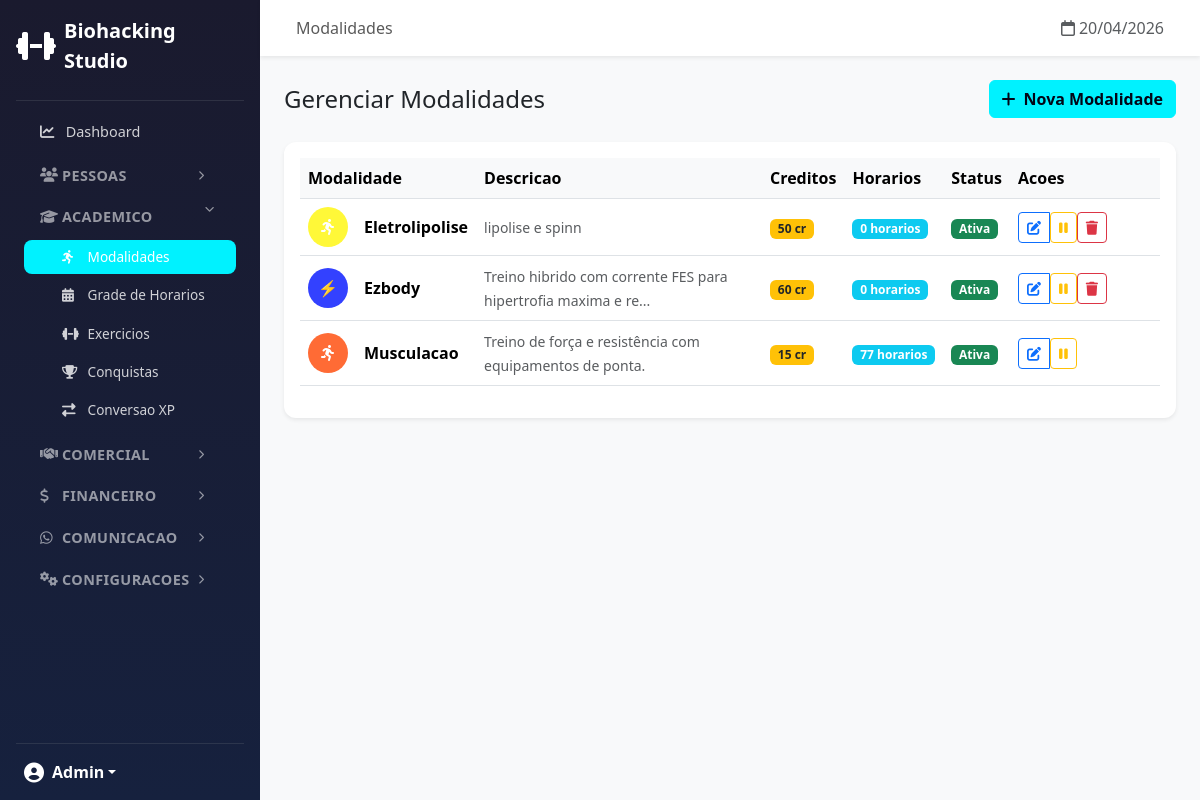
/admin/modalities/ (signed in), run on the app's committed database.
### app/models/user.py (models this page shows, shortened)
class User(UserMixin, db.Model):
    __tablename__ = 'users'
    id = db.Column(db.Integer, primary_key=True)
    name = db.Column(db.String(100), nullable=False)
    email = db.Column(db.String(120), unique=True, nullable=False)
    phone = db.Column(db.String(20), nullable=False)
    password_hash = db.Column(db.String(256), nullable=False)
    cpf = db.Column(db.String(14), nullable=True)  # Formato: 123.456.789-00
    gender = db.Column(db.Enum(Gender), nullable=True)
    role = db.Column(db.String(20), default='student')
    xp = db.Column(db.Integer, default=0)  # XP total historico (para ranking)
    level = db.Column(db.Integer, default=1)
    xp_available = db.Column(db.Integer, default=0)  # XP disponivel para conversao (janela 3 meses)
    credits_balance = db.Column(db.Integer, default=0)  # Total de creditos ativos (wallets)
    face_encoding = db.Column(db.LargeBinary, nullable=True)
    face_encoding_version = db.Column(db.String(10), default='v1')
    face_registered_at = db.Column(db.DateTime, nullable=True)
    face_last_recognized = db.Column(db.DateTime, nullable=True)
    face_confidence_threshold = db.Column(db.Float, default=0.6)
    photo_url = db.Column(db.String(255))
    referral_code = db.Column(db.String(12), unique=True, nullable=True)
    professional_type = db.Column(db.Enum(ProfessionalType), nullable=True)
    base_commission_rate = db.Column(db.Numeric(5, 2), nullable=True)
    is_active = db.Column(db.Boolean, default=True)
    created_at = db.Column(db.DateTime, default=datetime.utcnow)
    updated_at = db.Column(db.DateTime, default=datetime.utcnow, onupdate=datetime.utcnow)
    last_login = db.Column(db.DateTime)

### app/models/modality.py (models this page shows, shortened)
class Modality(db.Model):
    __tablename__ = 'modalities'
    id = db.Column(db.Integer, primary_key=True)
    name = db.Column(db.String(100), nullable=False)
    description = db.Column(db.Text)
    color = db.Column(db.String(7), default='#FF6B35')
    icon = db.Column(db.String(50))  # Emoji ou FontAwesome
    is_active = db.Column(db.Boolean, default=True)
    credits_cost = db.Column(db.Integer, default=1, nullable=False)
    default_duration = db.Column(db.Integer, default=60, nullable=False) # em minutos
    is_featured = db.Column(db.Boolean, default=False)  # Destaque na landing page
    requires_gender_segregation = db.Column(db.Boolean, default=False)
    created_at = db.Column(db.DateTime, default=datetime.utcnow)
    updated_at = db.Column(db.DateTime, default=datetime.utcnow, onupdate=datetime.utcnow)
    schedules = db.relationship('ClassSchedule', backref='modality', lazy=True)

### app/routes/admin/modalities.py (the view)
@modalities_bp.route('/')
@login_required
@admin_required
def list_modalities():
    modalities = Modality.query.order_by(Modality.name).all()
    return render_template('admin/modalities/list.html', modalities=modalities)

### app/models/notification.py (called while the page is built)
    @classmethod
    def get_unread_count(cls, user_id):
        return cls.query.filter_by(user_id=user_id, is_read=False).count()

### app/routes/admin/dashboard.py (called while the page is built)
def admin_required(f):
    @wraps(f)
    def decorated_function(*args, **kwargs):
        if not current_user.is_authenticated or current_user.role != 'admin':
            abort(403)
        return f(*args, **kwargs)
    return decorated_function

### app/templates/admin/modalities/list.html (shortened to what this page needs)
{% extends "admin/base.html" %}
{% block page_title %}Modalidades{% endblock %}
{% block content %}
<div class="d-flex justify-content-between align-items-center mb-4">
    <h4 class="mb-0">Gerenciar Modalidades</h4>
    <a href="{{ url_for('admin_modalities.create_modality') }}" class="btn btn-primary">
        <i class="fas fa-plus me-2"></i>Nova Modalidade
    </a>
</div>
<div class="card">
    <div class="card-body">
        {% if modalities %}
        <div class="table-responsive">
            <table class="table table-hover align-middle">
                <thead>
                    <tr>
                        <th>Modalidade</th>
                        <th>Descricao</th>
                        <th>Creditos</th>
                        <th>Horarios</th>
                        <th>Status</th>
                        <th style="width: 150px;">Acoes</th>
                    </tr>
                </thead>
                <tbody>
                    {% for modality in modalities %}
                    <tr class="{{ 'table-secondary' if not modality.is_active }}">
                        <td>
                            <div class="d-flex align-items-center">
                                <div class="rounded-circle me-3 d-flex align-items-center justify-content-center"
                                    style="width: 40px; height: 40px; background-color: {{ modality.color }};">
                                    {% if modality.icon %}
                                    <span class="text-white">{{ modality.icon }}</span>
                                    {% else %}
                                    <i class="fas fa-running text-white"></i>
                                    {% endif %}
                                </div>
                                <strong>{{ modality.name }}</strong>
                            </div>
                        </td>
                        <td>
                            <small class="text-muted">{{ modality.description[:60] if modality.description else '-' }}{{
                                '...' if modality.description and modality.description|length > 60 }}</small>
                        </td>
                        <td>
                            <span class="badge bg-warning text-dark">{{ modality.credits_cost }} cr</span>
                        </td>
                        <td>
                            <span class="badge bg-info">{{ modality.schedules|length }} horarios</span>
                        </td>
                        <td>
                            {% if modality.is_active %}
                            <span class="badge bg-success">Ativa</span>
                            {% else %}
                            <span class="badge bg-secondary">Inativa</span>
                            {% endif %}
                        </td>
                        <td>
                            <div class="btn-group">
                                <a href="{{ url_for('admin_modalities.edit_modality', id=modality.id) }}"
                                    class="btn btn-sm btn-outline-primary" title="Editar">
                                    <i class="fas fa-edit"></i>
                                </a>
                                <form action="{{ url_for('admin_modalities.toggle_modality', id=modality.id) }}"
                                    method="POST" class="d-inline">
                                    <button type="submit"
                                        class="btn btn-sm btn-outline-{{ 'warning' if modality.is_active else 'success' }}"
                                        title="{{ 'Desativar' if modality.is_active else 'Ativar' }}">
                                        <i class="fas fa-{{ 'pause' if modality.is_active else 'play' }}"></i>
                                    </button>
                                </form>
                                {% if not modality.schedules %}
                                <form action="{{ url_for('admin_modalities.delete_modality', id=modality.id) }}"
                                    method="POST" class="d-inline"
                                    onsubmit="return confirm('Tem certeza que deseja excluir esta modalidade?')">
                                    <button type="submit" class="btn btn-sm btn-outline-danger" title="Excluir">
                                        <i class="fas fa-trash"></i>
                                    </button>
                                </form>
                                {% endif %}
                            </div>
                        </td>
                    </tr>
                    {% endfor %}
                </tbody>
            </table>
        </div>
        {% endif %}
    </div>
</div>
{% endblock %}

### app/templates/admin/_sidebar_nav.html (shortened to what this page needs)
{% set ep = request.endpoint or '' %}
{% set grp_pessoas   = 'users' in ep %}
{% set grp_academico = 'modalities' in ep or 'schedules' in ep or 'exercises' in ep or 'achievements' in ep or 'conversion_rules' in ep %}
{% set grp_comercial = 'crm' in ep or 'packages' in ep %}
{% set grp_financeiro= 'payments' in ep or 'expenses' in ep or 'split' in ep %}
{% set grp_comunic   = ('whatsapp' in ep and 'megaapi' not in ep) %}
{% set grp_config    = 'megaapi' in ep or 'nupay' in ep or ('settings' in ep and 'megaapi' not in ep) or 'lgpd' in ep or 'maintenance' in ep or ep == 'admin_schedules.gender_management' %}
<ul class="nav nav-pills flex-column mb-auto sidebar-nav">
    <li class="nav-item">
        <a href="{{ url_for('admin.dashboard') }}"
           class="nav-link {% if ep == 'admin.dashboard' %}active{% endif %}">
            <i class="fas fa-chart-line"></i> Dashboard
        </a>
    </li>
    <li class="nav-item nav-group">
        <a class="nav-link nav-group-toggle {% if grp_pessoas %}open{% endif %}"
           data-bs-toggle="collapse" href="#grpPessoas" role="button"
           aria-expanded="{{ 'true' if grp_pessoas else 'false' }}">
            <i class="fas fa-users"></i> Pessoas
            <i class="fas fa-chevron-right nav-arrow"></i>
        </a>
    </li>
    <li class="nav-item nav-group">
        <a class="nav-link nav-group-toggle {% if grp_academico %}open{% endif %}"
           data-bs-toggle="collapse" href="#grpAcademico" role="button"
           aria-expanded="{{ 'true' if grp_academico else 'false' }}">
            <i class="fas fa-graduation-cap"></i> Academico
            <i class="fas fa-chevron-right nav-arrow"></i>
        </a>
        <div class="collapse {% if grp_academico %}show{% endif %}" id="grpAcademico">
            <ul class="nav flex-column nav-sub">
                <li><a href="{{ url_for('admin_modalities.list_modalities') }}"
                       class="nav-link {% if 'modalities' in ep %}active{% endif %}">
                    <i class="fas fa-running"></i> Modalidades
                </a></li>
                <li><a href="{{ url_for('admin_schedules.list_schedules') }}"
                       class="nav-link {% if 'schedules' in ep and ep != 'admin_schedules.gender_management' %}active{% endif %}">
                    <i class="fas fa-calendar-alt"></i> Grade de Horarios
                </a></li>
                <li><a href="{{ url_for('admin_exercises.list_exercises') }}"
                       class="nav-link {% if 'exercises' in ep %}active{% endif %}">
                    <i class="fas fa-dumbbell"></i> Exercicios
                </a></li>
                <li><a href="{{ url_for('admin_achievements.list_achievements') }}"
                       class="nav-link {% if 'achievements' in ep %}active{% endif %}">
                    <i class="fas fa-trophy"></i> Conquistas
                </a></li>
                <li><a href="{{ url_for('admin_conversion_rules.list_rules') }}"
                       class="nav-link {% if 'conversion_rules' in ep %}active{% endif %}">
                    <i class="fas fa-exchange-alt"></i> Conversao XP
                </a></li>
            </ul>
        </div>
    </li>
    <li class="nav-item nav-group">
        <a class="nav-link nav-group-toggle {% if grp_comercial %}open{% endif %}"
           data-bs-toggle="collapse" href="#grpComercial" role="button"
           aria-expanded="{{ 'true' if grp_comercial else 'false' }}">
            <i class="fas fa-handshake"></i> Comercial
            <i class="fas fa-chevron-right nav-arrow"></i>
        </a>
    </li>
    <li class="nav-item nav-group">
        <a class="nav-link nav-group-toggle {% if grp_financeiro %}open{% endif %}"
           data-bs-toggle="collapse" href="#grpFinanceiro" role="button"
           aria-expanded="{{ 'true' if grp_financeiro else 'false' }}">
            <i class="fas fa-dollar-sign"></i> Financeiro
            <i class="fas fa-chevron-right nav-arrow"></i>
        </a>
    </li>
    <li class="nav-item nav-group">
        <a class="nav-link nav-group-toggle {% if grp_comunic %}open{% endif %}"
           data-bs-toggle="collapse" href="#grpComunic" role="button"
           aria-expanded="{{ 'true' if grp_comunic else 'false' }}">
            <i class="fab fa-whatsapp"></i> Comunicacao
            <i class="fas fa-chevron-right nav-arrow"></i>
        </a>
    </li>
    <li class="nav-item nav-group">
        <a class="nav-link nav-group-toggle {% if grp_config %}open{% endif %}"
           data-bs-toggle="collapse" href="#grpConfig" role="button"
           aria-expanded="{{ 'true' if grp_config else 'false' }}">
            <i class="fas fa-cogs"></i> Configuracoes
            <i class="fas fa-chevron-right nav-arrow"></i>
        </a>
    </li>
</ul>
<hr class="border-secondary">
<div class="dropdown px-2">
    <a href="#" class="d-flex align-items-center text-white text-decoration-none dropdown-toggle"
        data-bs-toggle="dropdown">
        <i class="fas fa-user-circle fa-lg me-2"></i>
        <strong>{{ current_user.name.split()[0] }}</strong>
    </a>
</div>

### app/templates/admin/base.html (style rules this page uses)
.sidebar .nav-link { color: rgba(255, 255, 255, 0.8); padding: 10px 16px; border-radius: 8px; margin: 2px 8px; transition: all 0.3s; font-size: 0.9rem; }
.sidebar .nav-link.active { background: var(--primary-color); color: #fff; }
.sidebar .nav-link i { width: 22px; }
.nav-group-toggle { display: flex; align-items: center; cursor: pointer; font-weight: 600; font-size: 0.82rem; text-transform: uppercase; letter-spacing: 0.4px; color: rgba(255,255,255,0.55) !important; padding: 8px 16px !important; margin-top: 6px; }
.nav-group-toggle .nav-arrow { margin-left: auto; font-size: 0.6rem; transition: transform 0.25s ease; }
.nav-group-toggle[aria-expanded="true"] .nav-arrow, .nav-group-toggle.open .nav-arrow { transform: rotate(90deg); }
.nav-sub { padding: 0 0 4px 0; }
.nav-sub .nav-link { padding: 7px 16px 7px 38px !important; font-size: 0.85rem; }
.card { border: none; box-shadow: 0 0.125rem 0.25rem rgba(0, 0, 0, 0.075); border-radius: 12px; }
.table th { font-weight: 600; background-color: #f8f9fa; }

### app/templates/base.html (style rules this page uses)
:root { --primary-color: #00f2ff; --secondary-color: #0f172a; --text-dark: #020617; }
body { min-height: 100vh; display: flex; flex-direction: column; }
.btn-primary { background-color: var(--primary-color); border-color: var(--primary-color); color: var(--text-dark) !important; font-weight: 600; }

### data on the page
User: name "Admin"
Modality: name "Eletrolipolise", description "lipolise e spinn", credits_cost "50", schedules|length "0", is_active "Ativa"
Modality: icon "⚡", name "Ezbody", description "Treino hibrido com corrente FES para hipertrofia maxima e re", description "...", credits_cost "60", schedules|length "0", is_active "Ativa"
Modality: name "Musculacao", description "Treino de força e resistência com equipamentos de ponta.", credits_cost "15", schedules|length "77", is_active "Ativa"
